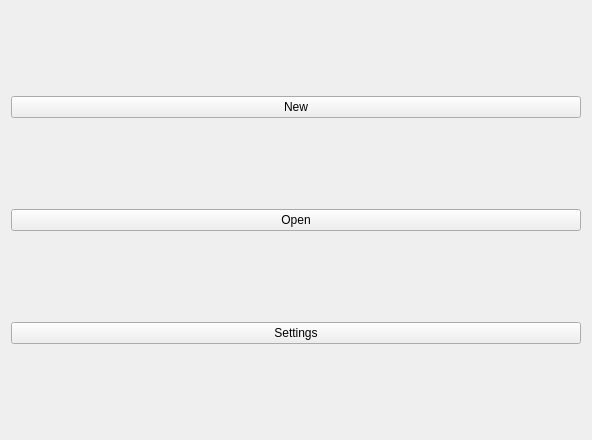
<?xml version="1.0" encoding="UTF-8"?>
<ui version="4.0">
 <class>Form</class>
 <widget class="QWidget" name="Form">
  <property name="geometry">
   <rect>
    <x>0</x>
    <y>0</y>
    <width>592</width>
    <height>440</height>
   </rect>
  </property>
  <property name="windowTitle">
   <string>Form</string>
  </property>
  <layout class="QGridLayout" name="gridLayout">
   <item row="1" column="0">
    <widget class="QPushButton" name="pushButton_2">
     <property name="text">
      <string>Open</string>
     </property>
    </widget>
   </item>
   <item row="2" column="0">
    <widget class="QPushButton" name="pushButton_3">
     <property name="text">
      <string>Settings</string>
     </property>
    </widget>
   </item>
   <item row="0" column="0">
    <widget class="QPushButton" name="pushButton">
     <property name="text">
      <string>New</string>
     </property>
    </widget>
   </item>
  </layout>
 </widget>
 <resources/>
 <connections/>
</ui>
